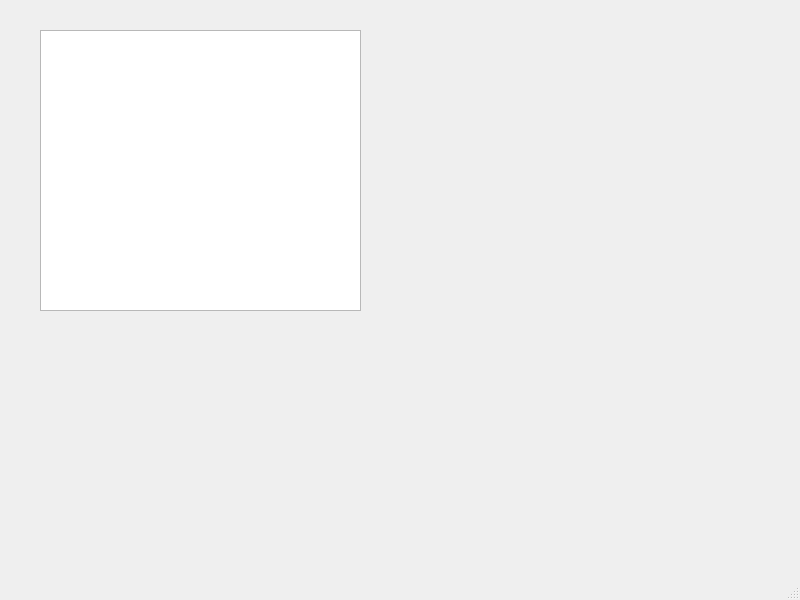
<?xml version="1.0" encoding="UTF-8"?>
<ui version="4.0">
 <class>MainWindow</class>
 <widget class="QMainWindow" name="MainWindow">
  <property name="geometry">
   <rect>
    <x>0</x>
    <y>0</y>
    <width>800</width>
    <height>600</height>
   </rect>
  </property>
  <property name="windowTitle">
   <string>MainWindow</string>
  </property>
  <widget class="QWidget" name="centralwidget">
   <widget class="QLabel" name="label">
    <property name="geometry">
     <rect>
      <x>110</x>
      <y>50</y>
      <width>41</width>
      <height>51</height>
     </rect>
    </property>
    <property name="styleSheet">
     <string notr="true">image: url(:/new/prefix2/images.jpg)</string>
    </property>
    <property name="text">
     <string/>
    </property>
   </widget>
   <widget class="QGraphicsView" name="graphicsView">
    <property name="geometry">
     <rect>
      <x>40</x>
      <y>30</y>
      <width>321</width>
      <height>281</height>
     </rect>
    </property>
    <property name="styleSheet">
     <string notr="true">image :url(:/new/prefix2/images.jpg)</string>
    </property>
   </widget>
  </widget>
  <widget class="QMenuBar" name="menubar">
   <property name="geometry">
    <rect>
     <x>0</x>
     <y>0</y>
     <width>800</width>
     <height>18</height>
    </rect>
   </property>
  </widget>
  <widget class="QStatusBar" name="statusbar"/>
 </widget>
 <resources/>
 <connections/>
</ui>
